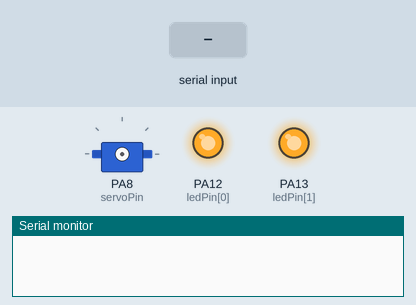
The sketch below on a simulated STM32 Blue Pill. On the bench: servo, output pins drawn as LEDs (lit = HIGH), the last lines printed to the serial monitor. Dashed ring = blinking. The test bench sets the inputs (shaded band).

Above: at 0.1 s.
At 1.7 s:
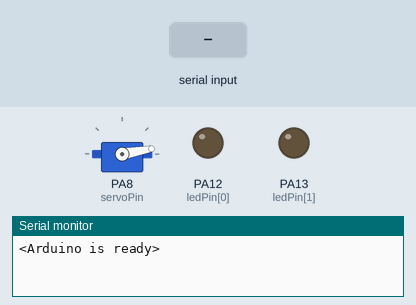
1.8 s: "<LED2,150>" received over Serial
At 2.72 s:
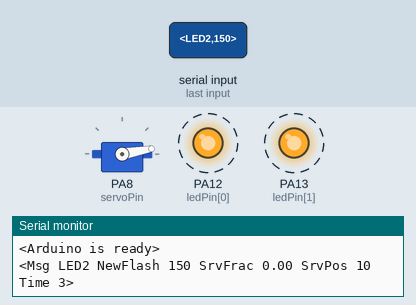
4.8 s: "<90,45,200>" received over Serial
Timing chart, 0 to 13.8 s (numbered marks = the images above; inputs shaded):
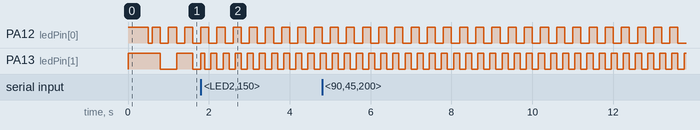

The sketch:

ArduinoPC2.ino
```cpp
#include <Servo.h>

Servo myServo;
byte servoPin = 8;
byte servoMin = 10;
byte servoMax = 170;
byte servoPos = 0;
byte newServoPos = servoMin;

const byte numLEDs = 2;
byte ledPin[numLEDs] = {12, 13};
unsigned long LEDinterval[numLEDs] = {200, 400};
unsigned long prevLEDmillis[numLEDs] = {0, 0};

const byte buffSize = 40;
char inputBuffer[buffSize];
const char startMarker = '<';
const char endMarker = '>';
byte bytesRecvd = 0;
boolean readInProgress = false;
boolean newDataFromPC = false;

char messageFromPC[buffSize] = {0};
int newFlashInterval = 0;
float servoFraction = 0.0; // fraction of servo range to move


unsigned long curMillis;

unsigned long prevReplyToPCmillis = 0;
unsigned long replyToPCinterval = 1000;

//=============

void setup() {
  Serial.begin(9600);

    // flash LEDs so we know we are alive
  for (byte n = 0; n < numLEDs; n++) {
     pinMode(ledPin[n], OUTPUT);
     digitalWrite(ledPin[n], HIGH);
  }
  delay(500); // delay() is OK in setup as it only happens once

  for (byte n = 0; n < numLEDs; n++) {
     digitalWrite(ledPin[n], LOW);
  }

    // initialize th  e servo
  myServo.attach(servoPin);
  moveServo();

    // tell the PC we are ready
  Serial.println("<Arduino is ready>");
}

//=============

void loop() {
  curMillis = millis();
  getDataFromPC();
  updateFlashInterval();
  updateServoPos();
  replyToPC();
  flashLEDs();
  moveServo();
}

//=============

void getDataFromPC() {

    // receive data from PC and save it into inputBuffer

  if(Serial.available() > 0) {

    char x = Serial.read();

      // the order of these IF clauses is significant

    if (x == endMarker) {
      readInProgress = false;
      newDataFromPC = true;
      inputBuffer[bytesRecvd] = 0;
      parseData();
    }

    if(readInProgress) {
      inputBuffer[bytesRecvd] = x;
      bytesRecvd ++;
      if (bytesRecvd == buffSize) {
        bytesRecvd = buffSize - 1;
      }
    }

    if (x == startMarker) {
      bytesRecvd = 0;
      readInProgress = true;
    }
  }
}

//=============

void parseData() {

    // split the data into its parts

  char * strtokIndx; // this is used by strtok() as an index

  strtokIndx = strtok(inputBuffer,",");      // get the first part - the string
  strcpy(messageFromPC, strtokIndx); // copy it to messageFromPC

  strtokIndx = strtok(NULL, ","); // this continues where the previous call left off
  newFlashInterval = atoi(strtokIndx);     // convert this part to an integer

  strtokIndx = strtok(NULL, ",");
  servoFraction = atof(strtokIndx);     // convert this part to a float

}

//=============

void replyToPC() {

  if (newDataFromPC) {
    newDataFromPC = false;
    Serial.print("<Msg ");
    Serial.print(messageFromPC);
    Serial.print(" NewFlash ");
    Serial.print(newFlashInterval);
    Serial.print(" SrvFrac ");
    Serial.print(servoFraction);
    Serial.print(" SrvPos ");
    Serial.print(newServoPos);
    Serial.print(" Time ");
    Serial.print(curMillis >> 9); // divide by 512 is approx = half-seconds
    Serial.println(">");
  }
}

//============

void updateFlashInterval() {

   // this illustrates using different inputs to call different functions
  if (strcmp(messageFromPC, "LED1") == 0) {
     updateLED1();
  }

  if (strcmp(messageFromPC, "LED2") == 0) {
     updateLED2();
  }
}

//=============

void updateLED1() {

  if (newFlashInterval > 100) {
    LEDinterval[0] = newFlashInterval;
  }
}

//=============

void updateLED2() {

  if (newFlashInterval > 100) {
    LEDinterval[1] = newFlashInterval;
  }
}

//=============

void flashLEDs() {

  for (byte n = 0; n < numLEDs; n++) {
    if (curMillis - prevLEDmillis[n] >= LEDinterval[n]) {
       prevLEDmillis[n] += LEDinterval[n];
       digitalWrite( ledPin[n], ! digitalRead( ledPin[n]) );
    }
  }
}

//=============

void updateServoPos() {

  byte servoRange = servoMax - servoMin;
  if (servoFraction >= 0 && servoFraction <= 1) {
    newServoPos = servoMin + ((float) servoRange * servoFraction);
  }
}

//=============

void moveServo() {
  if (servoPos != newServoPos) {
    servoPos = newServoPos;
    myServo.write(servoPos);
  }
}
```

Measured:
- after the input at 1.8 s, PA13 (ledPin[1]): alternates HIGH for 0.15 s and LOW for 0.15 s, starting at once
- by itself, PA12 (ledPin[0]): alternates HIGH for 0.20 s and LOW for 0.20 s
